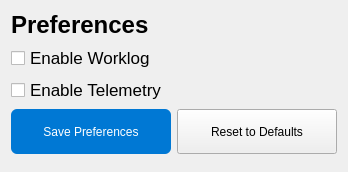
      <widget class="QWidget" name="pagePreferences">
       <layout class="QVBoxLayout" name="preferencesLayout">
        <item>
         <widget class="QLabel" name="lblPreferences">
          <property name="text">
           <string>Preferences</string>
          </property>
          <property name="font">
           <font>
            <pointsize>18</pointsize>
            <weight>75</weight>
            <bold>true</bold>
           </font>
          </property>
         </widget>
        </item>
        <item>
         <widget class="QCheckBox" name="chkWorklog">
          <property name="text">
           <string>Enable Worklog</string>
          </property>
          <property name="font">
           <font>
            <pointsize>13</pointsize>
           </font>
          </property>
         </widget>
        </item>
        <item>
         <widget class="QCheckBox" name="chkTelemetry">
          <property name="text">
           <string>Enable Telemetry</string>
          </property>
          <property name="font">
           <font>
            <pointsize>13</pointsize>
           </font>
          </property>
         </widget>
        </item>
        <item>
         <layout class="QHBoxLayout" name="prefBtnLayout">
          <item>
           <widget class="QPushButton" name="btnSavePreferences">
            <property name="text">
             <string>Save Preferences</string>
            </property>
            <property name="minimumSize">
             <size>
              <width>160</width>
              <height>45</height>
             </size>
            </property>
            <property name="styleSheet">
             <string notr="true">QPushButton { background-color: #0078d4; color: white; border: none; border-radius: 6px; }</string>
            </property>
           </widget>
          </item>
          <item>
           <widget class="QPushButton" name="btnResetPreferences">
            <property name="text">
             <string>Reset to Defaults</string>
            </property>
            <property name="minimumSize">
             <size>
              <width>160</width>
              <height>45</height>
             </size>
            </property>
           </widget>
          </item>
         </layout>
        </item>
        <item>
         <spacer name="prefSpacer">
          <property name="orientation">
           <enum>Qt::Vertical</enum>
          </property>
         </spacer>
        </item>
       </layout>
      </widget>
